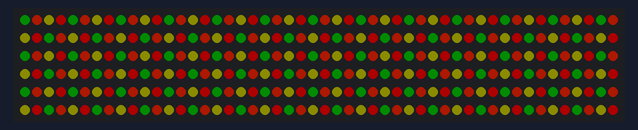
The sketch below on a simulated Arduino Uno, built with avr-gcc and run on an emulated ATmega328P. Parts: 300 RGB LEDs in strip order, left to right, continuing on the next row. Dim RGB values are drawn brighter than linear; random numbers use the default seed unless the sketch sets one.

Above: at 0.1 s.

The sketch:

halloween.ino
```cpp
#include <Adafruit_NeoPixel.h>

#define LED_COUNT 300
#define LED_PIN    2

Adafruit_NeoPixel strip(LED_COUNT, LED_PIN, NEO_GRB + NEO_KHZ800);

void setup() {
  strip.begin();
  strip.show();
  strip.setBrightness(50);
}


void loop() {
  fall_fill();
  fall_sparkle();
  theaterChase(strip.Color(255, 63, 0), strip.Color(63, 0, 255), 10, 20);
}

void rainbow(int wait) {
  for(long firstPixelHue = 0; firstPixelHue < 5*65536; firstPixelHue += 256) {
    for(int i=0; i<strip.numPixels(); i++) {
      int pixelHue = firstPixelHue + (i * 65536L / strip.numPixels());
      strip.setPixelColor(i, strip.gamma32(strip.ColorHSV(pixelHue)));
    }
    strip.show();
    delay(wait);
  }
}

void fire(int r1, int g1, int b1, int r2, int g2, int b2, boolean flash) {
  int flame_time = random(20, 300);
  float intensity;
  uint32_t color1;
  uint32_t color2;
  for(int i=0; i < flame_time; i++)
  {
    if(flash)
      intensity = random(0, 70) / 100.0 + 0.3;
    else
      intensity = 1;
    color1 = strip.Color((int)(intensity * r1), (int)(intensity * g1),(int)(intensity * b1));
    for (int j = 0; j < LED_COUNT; j++) {
      strip.setPixelColor(j, color1);
    }
    for(int j=0; j < random(2, (int)LED_COUNT/5); j++) {
      if(flash)
        intensity = random(0, 70) / 100.0 + 0.3;
      else
        intensity = 1;
      color2 = strip.Color((int)(intensity * r2), (int)(intensity * g2),(int)(intensity * b2));
      strip.setPixelColor(random(0, LED_COUNT-1), color2);
    }
    strip.show();
    delay(50);
  }
}

void theaterChase(uint32_t color1, uint32_t color2, int size, int timeDelay) {
  int count = 0;
  int repeat = LED_COUNT * 10;
  if (LED_COUNT >= 100)
    repeat = LED_COUNT * 3;
  for (int i = 0; i < repeat; i++) {
    for (int j = 0; j < LED_COUNT; j++) {
      if ((j + count) % size >= 0 && (j + count) % size < (int)(size/2)) {
        strip.setPixelColor(j, color1);
      }
      else {
        strip.setPixelColor(j, color2);
      } // else
    } // for j
    strip.show();
    delay(timeDelay);
    count++;
  }  // for i
}


 void larson_scanner(int red, int green, int blue) {
  uint32_t black = strip.Color(0, 0, 0);
  int index = 3, dir = 1;
  for(int j = 0; j < (LED_COUNT - 4) * 10; j++) {
    for(int i = 0; i < LED_COUNT; i++) {
      strip.setPixelColor(i, black);
    }
    strip.setPixelColor(index, strip.Color(red, green, blue));
    strip.setPixelColor(index-1, strip.Color((int)(red*0.5), (int)(green*0.5), (int)(blue*0.5)));
    strip.setPixelColor(index+1, strip.Color((int)(red*0.5), (int)(green*0.5), (int)(blue*0.5)));
    strip.setPixelColor(index-2, strip.Color((int)(red*0.2), (int)(green*0.2), (int)(blue*0.2)));
    strip.setPixelColor(index+2, strip.Color((int)(red*0.2), (int)(green*0.2), (int)(blue*0.2)));
    strip.show();
    delay(10);
    if (index < 2) {
      dir *= -1;
    }
    if (index >= LED_COUNT-2) {
      dir *= -1;
    }
    index += dir;
  }
 }


 void double_larson_scanner(int red1, int green1, int blue1, int red2, int green2, int blue2, int count) {
  uint32_t black = strip.Color(0, 0, 0);
  int index1 = 3, dir1 = 1, index2 = LED_COUNT - 3, dir2 = -1;
  for(int j = 0; j < (LED_COUNT - 4) * count; j++) {
    for(int i = 0; i < LED_COUNT; i++) {
      strip.setPixelColor(i, black);
    }
    strip.setPixelColor(index1, strip.Color(red1, green1, blue1));
    strip.setPixelColor(index1-1, strip.Color((int)(red1*0.5), (int)(green1*0.5), (int)(blue1*0.5)));
    strip.setPixelColor(index1+1, strip.Color((int)(red1*0.5), (int)(green1*0.5), (int)(blue1*0.5)));
    strip.setPixelColor(index1-2, strip.Color((int)(red1*0.2), (int)(green1*0.2), (int)(blue1*0.2)));
    strip.setPixelColor(index1+2, strip.Color((int)(red1*0.2), (int)(green1*0.2), (int)(blue1*0.2)));

    strip.setPixelColor(index2, strip.Color(red2, green2, blue2));
    strip.setPixelColor(index2-1, strip.Color((int)(red2*0.5), (int)(green2*0.5), (int)(blue2*0.5)));
    strip.setPixelColor(index2+1, strip.Color((int)(red2*0.5), (int)(green2*0.5), (int)(blue2*0.5)));
    strip.setPixelColor(index2-2, strip.Color((int)(red2*0.2), (int)(green2*0.2), (int)(blue2*0.2)));
    strip.setPixelColor(index2+2, strip.Color((int)(red2*0.2), (int)(green2*0.2), (int)(blue2*0.2)));
    strip.show();
    delay(5);
    if (index1 < 2) {
      dir1 *= -1;
    }
    if (index2 < 2) {
      dir2 *= -1;
    }
    if (index1 >= LED_COUNT-2) {
      dir1 *= -1;
    }
     if (index2 >= LED_COUNT-2) {
      dir2 *= -1;
    }
    index1 += dir1;
    index2 += dir2;
  }
 }

void larson_scanner_explode(int red, int green, int blue) {
  uint32_t black = strip.Color(0, 0, 0);
  int index1 = 3, dir1 = 1, index2 = LED_COUNT - 3, dir2 = -1;
  for(int j = 0; j < (LED_COUNT - 2) / 2; j++) {
    for(int i = 0; i < LED_COUNT; i++) {
      strip.setPixelColor(i, black);
    }
    strip.setPixelColor(index1, strip.Color(255-red, 255-green, 255-blue));
    strip.setPixelColor(index1-1, strip.Color((int)(red*0.5), (int)(green*0.5), (int)(blue*0.5)));
    strip.setPixelColor(index1+1, strip.Color((int)(red*0.5), (int)(green*0.5), (int)(blue*0.5)));
    strip.setPixelColor(index1-2, strip.Color((int)(red*0.2), (int)(green*0.2), (int)(blue*0.2)));
    strip.setPixelColor(index1+2, strip.Color((int)(red*0.2), (int)(green*0.2), (int)(blue*0.2)));

    strip.setPixelColor(index2, strip.Color(red, green, blue));
    strip.setPixelColor(index2-1, strip.Color((int)((255-red)*0.5), (int)((255-green)*0.5), (int)((255-blue)*0.5)));
    strip.setPixelColor(index2+1, strip.Color((int)((255-red)*0.5), (int)((255-green)*0.5), (int)((255-blue)*0.5)));
    strip.setPixelColor(index2-2, strip.Color((int)((255-red)*0.2), (int)((255-green)*0.2), (int)((255-blue)*0.2)));
    strip.setPixelColor(index2+2, strip.Color((int)((255-red)*0.2), (int)((255-green)*0.2), (int)((255-blue)*0.2)));
    strip.show();
    delay(5);
    if (index1 < 2) {
      dir1 *= -1;
    }
    if (index2 < 2) {
      dir2 *= -1;
    }
    if (index1 >= LED_COUNT-2) {
      dir1 *= -1;
    }
     if (index2 >= LED_COUNT-2) {
      dir2 *= -1;
    }
    index1 += dir1;
    index2 += dir2;
  }
  rainbow_half_display();
}


void rainbow_half_display() {
  int rainbow[strip.numPixels()];
  for(int i=0; i<strip.numPixels(); i++) {
    int pixelHue = (i * 65536L / strip.numPixels());
    rainbow[i] = strip.gamma32(strip.ColorHSV(pixelHue));
  }
  int half = strip.numPixels() / 2;
  for(int i=0; i < half; i++) {
    strip.setPixelColor(half+i, rainbow[half+i]);
    strip.setPixelColor(half-i, rainbow[half-i]);
    strip.show();
    delay(8);
  }
}

void fall_fill(){
  for(int i=0; i < strip.numPixels(); i++) {
    if (i % 4 == 0)
      strip.setPixelColor(i, strip.Color(0, 63, 0));
    else if (i % 4 == 1)
      strip.setPixelColor(i, strip.Color(255, 40, 0));
    else if (i % 4 == 2)
      strip.setPixelColor(i, strip.Color(63, 63, 0));
    else
      strip.setPixelColor(i, strip.Color(255, 0, 0));
  }
  strip.show();
  delay(8000);
}

void fall_sparkle(){
  for(int sparkleCount = 0; sparkleCount < 100; sparkleCount++) {
    for(int i=0; i < strip.numPixels(); i++) {
      if (i % 4 == 0)
        strip.setPixelColor(i, strip.Color(0, 63, 0));
      else if (i % 4 == 1)
        strip.setPixelColor(i, strip.Color(255, 40, 0));
      else if (i % 4 == 2)
        strip.setPixelColor(i, strip.Color(63, 63, 0));
      else
        strip.setPixelColor(i, strip.Color(255, 0, 0));
    }
    for(int j=0; j < 12; j++) {
      strip.setPixelColor(random(0, LED_COUNT-1), strip.Color(255, 255, 0));
    }
    strip.show();
    delay(100);
  }
}
```
